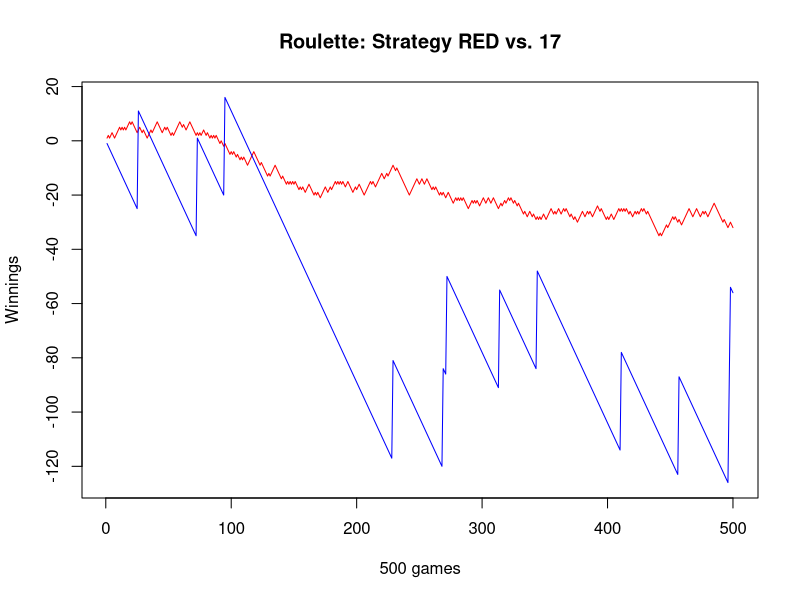
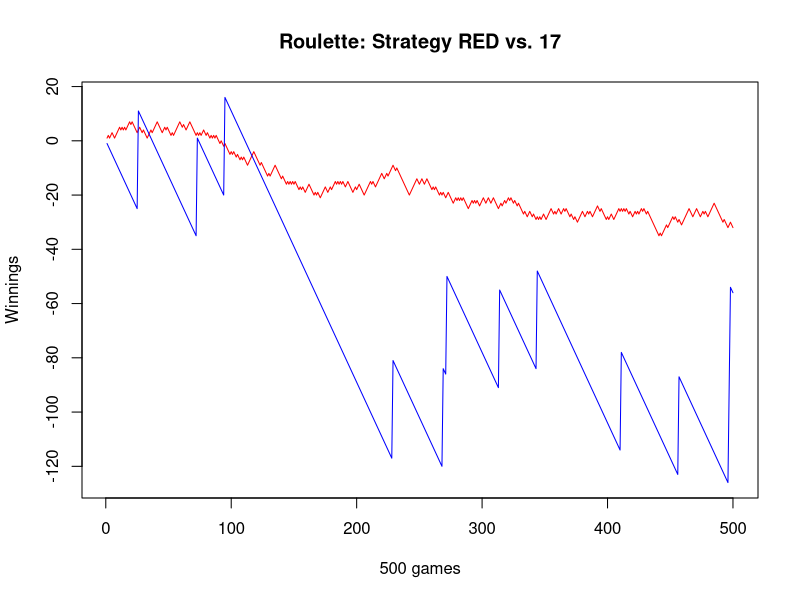

Source code (R) for these figures, in order:
# 01.01 - Exercise 7 - Roulette II

# Simulate 1000 different situations, where a player bets
# on red 1000 times.
NGAMES = 500

# 37 is "0"
# 38 is "00"
# 1-18 is RED
# 19-36 is BLACK

winnings = rep(0, NGAMES)
winnings17 = rep(0, NGAMES)
# Roulette
roulette = sample(1:38, size = NGAMES, replace = TRUE)
for (g in 1:NGAMES) {
  if (roulette[g] <= 18) {
    # Win!
    winnings[g] = 1
  } else {
    # Loss - black or green
    winnings[g] = - 1
  }
  if (roulette[g] == 17) {
    winnings17[g] = 36
  } else {
    winnings17[g] = -1
  } 
}

winnings = cumsum(winnings)
winnings17 = cumsum(winnings17)

print(winnings)
print(winnings17)

yMIN = min(winnings, winnings17)
yMAX = max(winnings, winnings17)

plot(1:500, winnings, type="l", col="red", ylim=c(yMIN, yMAX),
     main="Roulette: Strategy RED vs. 17",
     xlab="500 games", ylab="Winnings")
lines(1:500, winnings17, type="l", col="blue")

png(filename="~/GITHUB/CoveredInChocolate.github.io/IntroProb/img/01.01_Ex07.png", width = 600, height = 480)
plot(1:500, winnings, type="l", col="red", ylim=c(yMIN, yMAX),
     main="Roulette: Strategy RED vs. 17",
     xlab="500 games", ylab="Winnings")
lines(1:500, winnings17, type="l", col="blue")
dev.off()
